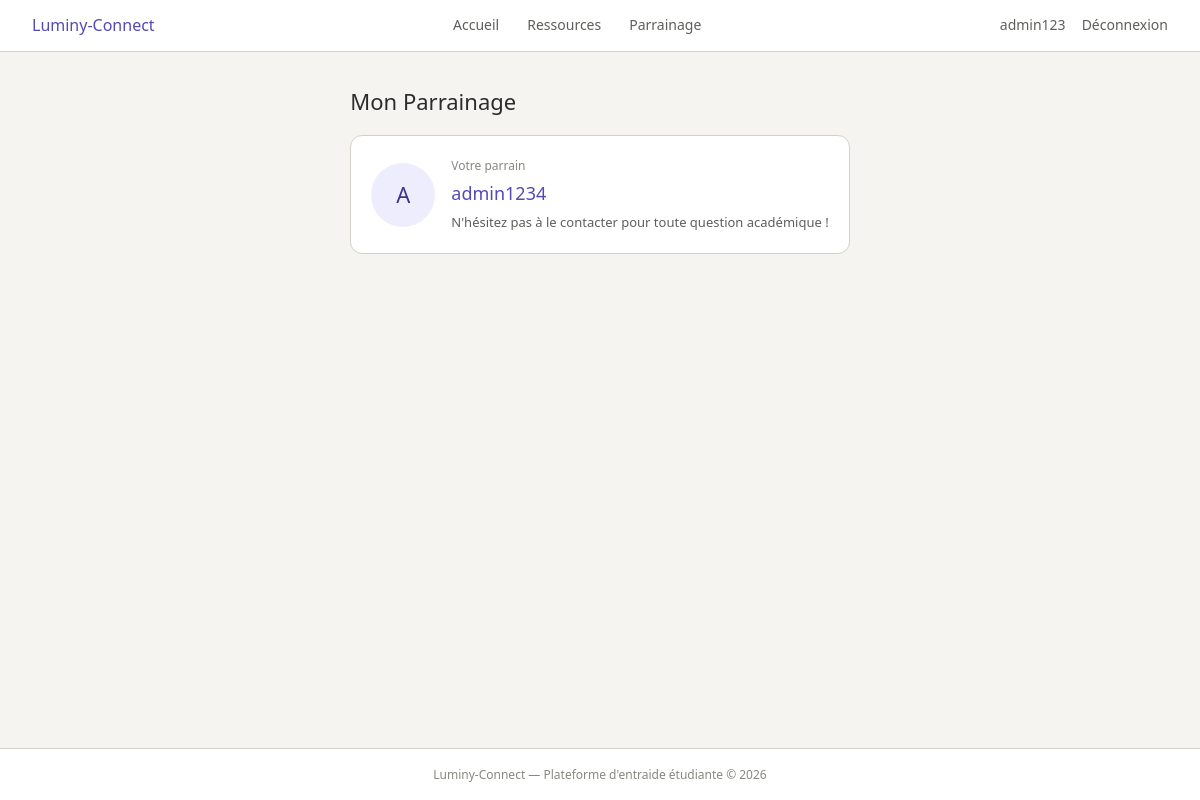
Page /mon-parrainage (signed in) on the earlier database version.
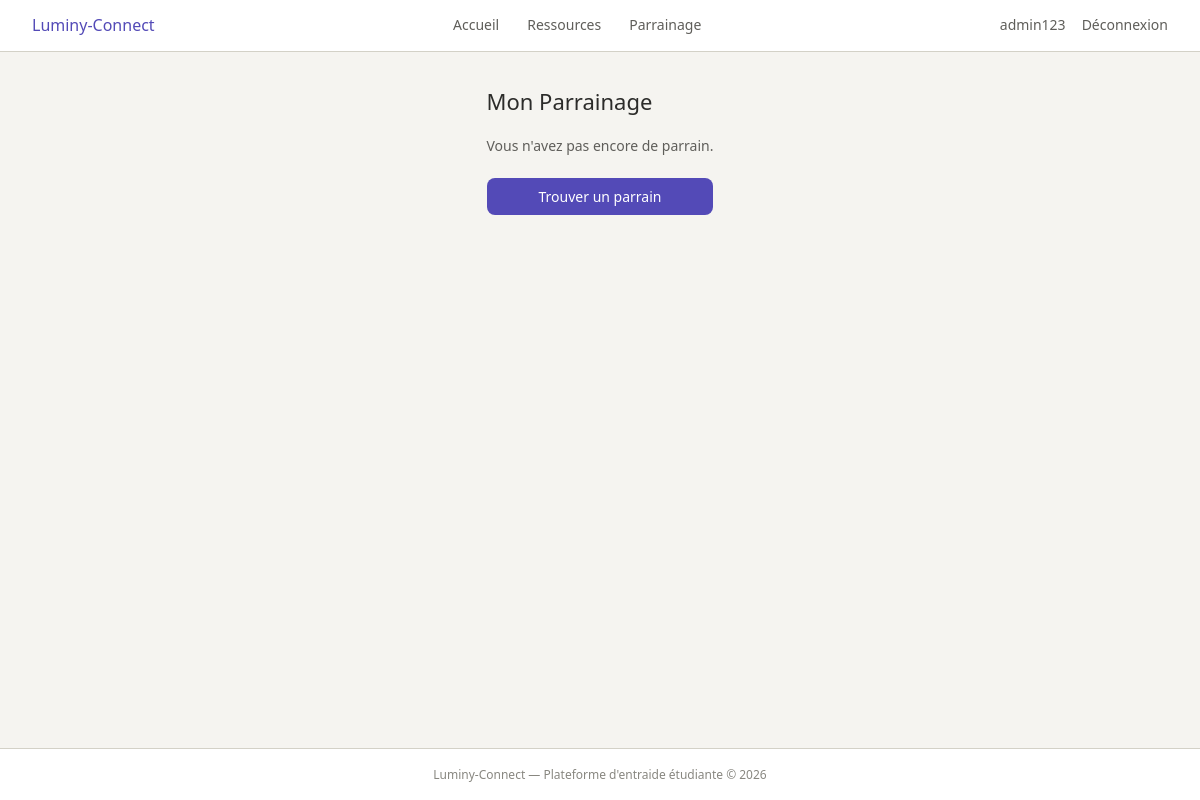
Same page on the later database version.
### tables this page shows
CREATE TABLE utilisateur (
            id INTEGER PRIMARY KEY AUTOINCREMENT,
            nom_utilisateur TEXT UNIQUE NOT NULL,
            mot_de_passe TEXT NOT NULL,
            est_parrain INTEGER NOT NULL
        );

### app.py (the view)
@app.route('/mon-parrainage')
@login_required
def mon_parrainage():
    if session['est_parrain']:
        filleuls = obtenir_filleuls_de(session['user_id'])
        return render_template('parrainage.html', filleuls=filleuls, est_parrain=True)
    else:
        parrain = obtenir_parrain_de(session['user_id'])
        return render_template('parrainage.html', parrain=parrain, est_parrain=False)

### data_model.py (called while the page is built)
def login_required(f):
    @wraps(f)
    def decorated_function(*args, **kwargs):
        if "user_id" not in session:
            return redirect(url_for('connexion'))
        return f(*args, **kwargs)
    return decorated_function

def db_fetch(query, args=(), fetch_all=False, db_name=DBFILENAME):
    with sqlite3.connect(db_name) as conn:
        conn.row_factory = sqlite3.Row
        cur = conn.execute(query, args)
        if fetch_all:
            res = cur.fetchall()
            return [dict(e) for e in res] if res else []
        else:
            res = cur.fetchone()
            return dict(res) if res else None

def obtenir_parrain_de(filleul_id):
    query = """
        SELECT utilisateur.id, utilisateur.nom_utilisateur
        FROM parrainage
        JOIN utilisateur ON parrainage.parrain_id = utilisateur.id
        WHERE parrainage.filleul_id = ?
    """
    return db_fetch(query, (filleul_id,))

### templates/parrainage.html
{% include 'en_tete.html' %}
<main>
  <h1>Mon Parrainage</h1>
  {% if est_parrain %}
  <div class="carte-parrain" style="margin-bottom: 20px;">
    <div class="avatar lg">{{ session.get('nom', '?')[0]|upper }}</div>
    <div>
      <h2 style="margin-bottom: 4px;">{{ session.get('nom') }}</h2>
      <span class="statut-ouverte">Parrain</span>
    </div>
  </div>
  <div class="divider">Mes filleuls ({{ filleuls|length }})</div>
  {% for filleul in filleuls %}
  <div class="carte-parrain" style="margin-bottom: 10px;">
    <div class="avatar sm">{{ filleul.nom_utilisateur[0]|upper }}</div>
    <div>
      <a href="/utilisateur/{{ filleul.id }}" style="font-size: 14px; font-weight: 500;">
        {{ filleul.nom_utilisateur }}
      </a>
    </div>
  </div>
  {% else %}
  <p class="vide">Aucun filleul pour l'instant.</p>
  {% endfor %}
  {% else %}
  {% if parrain %}
  <div class="carte-parrain">
    <div class="avatar lg">{{ parrain.nom_utilisateur[0]|upper }}</div>
    <div>
      <p style="font-size: 12px; color: var(--gris-doux); margin-bottom: 4px;">Votre parrain</p>
      <h2 style="margin-bottom: 4px;">
        <a href="/utilisateur/{{ parrain.id }}">{{ parrain.nom_utilisateur }}</a>
      </h2>
      <p style="font-size: 13px; color: var(--gris-texte);">
        N'hésitez pas à le contacter pour toute question académique !
      </p>
    </div>
  </div>
  {% else %}
  <p style="font-size: 14px; color: var(--gris-texte); margin-bottom: 20px;">
    Vous n'avez pas encore de parrain.
  </p>
  <form action="/demander-parrain" method="POST">
    <button type="submit">Trouver un parrain</button>
  </form>
  {% endif %}
  {% endif %}
</main>
{% include 'pied_de_page.html' %}

Differences in the rows shown:
removed utilisateur: nom_utilisateur "A", nom_utilisateur "admin1234"
Other differences:
text no longer shown: "Votre parrain N'hésitez pas à le contacter pour toute question académique !"
text now shown: "Vous n'avez pas encore de parrain. Trouver un parrain"
